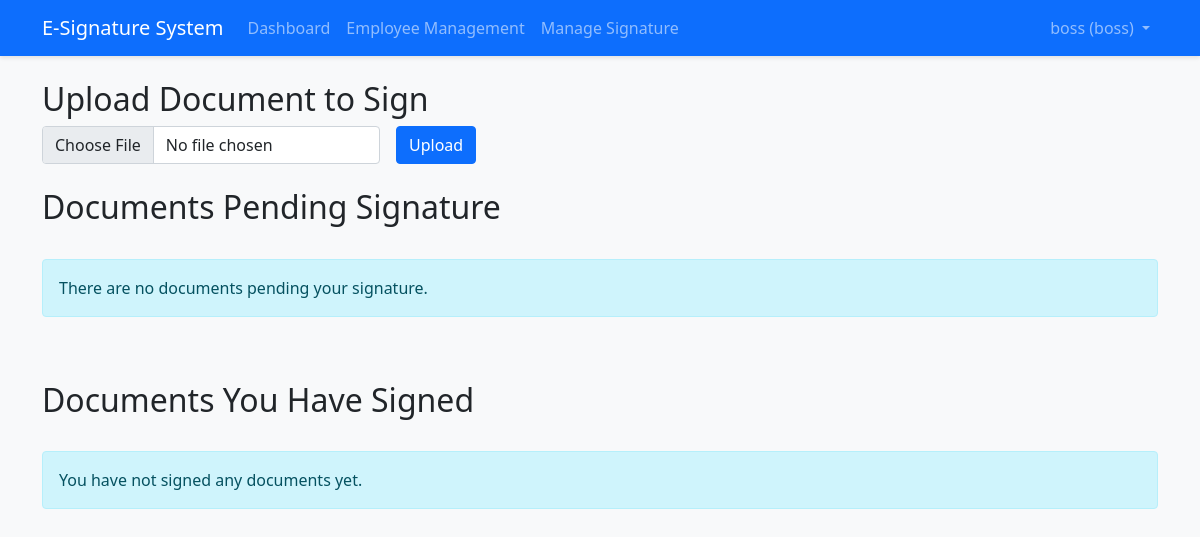
Page /dashboard (signed in) on the earlier database version.
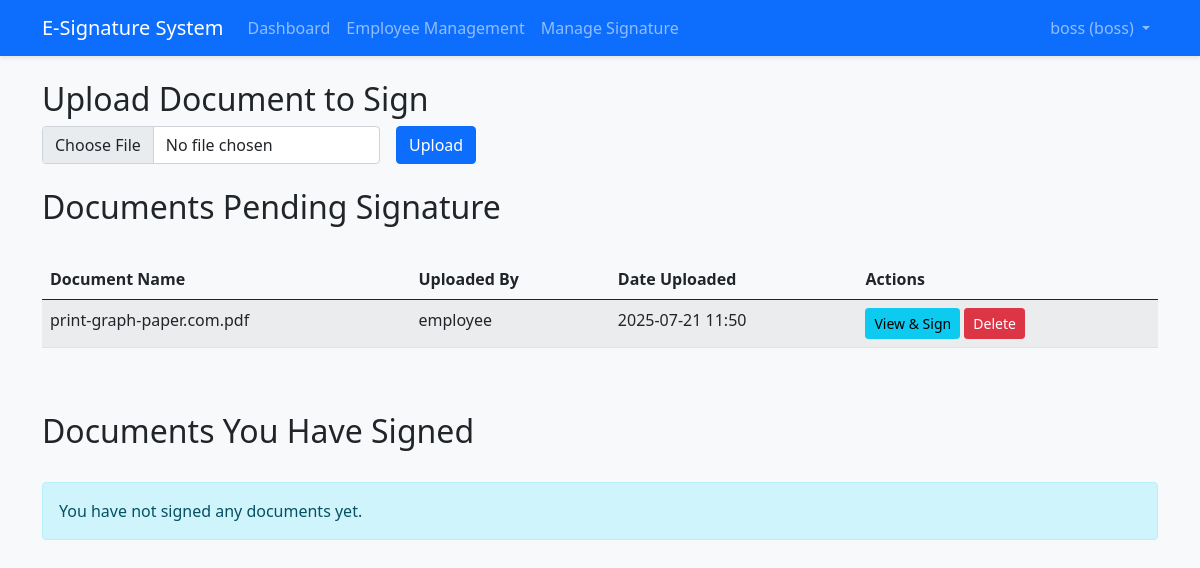
Same page on the later database version.
### app/models.py (models this page shows, shortened)
class User(UserMixin, db.Model):
    id = db.Column(db.Integer, primary_key=True)
    username = db.Column(db.String(64), index=True, unique=True)
    email = db.Column(db.String(120), index=True, unique=True)
    password_hash = db.Column(db.Text)
    role = db.Column(db.String(20))  # 'employee' or 'boss'
    documents_uploaded = db.relationship(
        'Document',
        backref='uploader',
        lazy='dynamic',
        foreign_keys='Document.uploaded_by'
    )
    signatures = db.relationship('Signature', backref='user', lazy='dynamic')
    def is_boss(self):
        return self.role == 'boss'

class Document(db.Model):
    id = db.Column(db.Integer, primary_key=True)
    filename = db.Column(db.String(255))
    original_filename = db.Column(db.String(255))
    file_path = db.Column(db.String(255))
    file_type = db.Column(db.String(10))  # 'pdf' or 'docx'
    uploaded_by = db.Column(db.Integer, db.ForeignKey('user.id'))
    upload_date = db.Column(db.DateTime, default=lambda: datetime.now(pytz.utc))
    status = db.Column(db.String(20), default='pending')  # 'pending', 'signed', 'rejected'
    signed_file_path = db.Column(db.String(255), nullable=True)
    signed_date = db.Column(db.DateTime, nullable=True)
    client = db.Column(db.String(120), nullable=True)
    work = db.Column(db.String(120), nullable=True)
    document_type = db.Column(db.String(120), nullable=True)
    comment = db.Column(db.Text, nullable=True)
    signature_placement = db.Column(db.Text, nullable=True)  # Store JSON of requested signature positions
    signing_method = db.Column(db.String(20), nullable=True)  # 'auto' or 'manual'
    signed_by = db.Column(db.Integer, db.ForeignKey('user.id'), nullable=True)
    signer = db.relationship('User', backref='signed_documents', foreign_keys=[signed_by])

### app/routes/documents.py (the view, shortened to what this page needs)
@documents_bp.route('/dashboard')
@login_required
def dashboard():
    if current_user.is_boss():
        pending_documents = Document.query.filter_by(status='pending').all()
        signed_documents = Document.query.filter_by(status='signed', signed_by=current_user.id).all()
        return render_template('boss/dashboard.html',
                               pending_documents=pending_documents,
                               signed_documents=signed_documents)

### app/models.py (called while the page is built)
@login_manager.user_loader
def load_user(id):
    return User.query.get(int(id))

### run.py (called while the page is built)
@app.context_processor
def utility_processor():
    return {
        'is_boss': lambda: hasattr(current_user,
                                   'is_authenticated') and current_user.is_authenticated and current_user.role == 'boss'
    }

### app/templates/boss/dashboard.html (shortened to what this page needs)
{% extends "base.html" %}
{% block content %}
<div class="row mb-4">
    <div class="col-md-12">
        <h2>Upload Document to Sign</h2>
        <form action="{{ url_for('documents.upload_for_sign') }}" method="POST" enctype="multipart/form-data" class="d-flex align-items-center">
            <div class="me-3">
                <input type="file" name="document" class="form-control" required>
            </div>
            <button type="submit" class="btn btn-primary">Upload</button>
        </form>
    </div>
</div>
<div class="row mb-4">
    <div class="col-md-12">
        <h2>Documents Pending Signature</h2>
    </div>
</div>
<div id="pending-container" class="row mb-5">
    <div class="col-md-12">
        {% if pending_documents %}
        <div class="table-responsive">
            <table class="table table-striped">
                <thead>
                    <tr>
                        <th>Document Name</th>
                        <th>Uploaded By</th>
                        <th>Date Uploaded</th>
                        <th>Actions</th>
                    </tr>
                </thead>
                <tbody>
                    {% for doc in pending_documents %}
                    <tr>
                        <td>{{ doc.original_filename }}</td>
                        <td>{{ doc.uploader.username }}</td>
                        <td>{{ (doc.upload_date.astimezone(pytz.timezone('Africa/Johannesburg')) + timedelta(hours=2)).strftime('%Y-%m-%d %H:%M') }}</td>
                        <td>
                            {% if doc.id %}
                              <a href="{{ url_for('documents.view_document', document_id=doc.id) }}" class="btn btn-sm btn-info">View & Sign</a>
                            {% else %}
                              <span class="text-danger">Invalid document</span>
                            {% endif %}
                            <button class="btn btn-sm btn-danger delete-document-btn" data-doc-id="{{ doc.id }}">Delete</button>
                        </td>
                    </tr>
                    {% endfor %}
                </tbody>
            </table>
        </div>
        {% else %}
        <div class="alert alert-info">
            There are no documents pending your signature.
        </div>
        {% endif %}
    </div>
</div>
<div class="row mb-4">
    <div class="col-md-12">
        <h2>Documents You Have Signed</h2>
    </div>
</div>
<div id="signed-container" class="row mb-5">
    <div class="col-md-12">
        {% if signed_documents %}
        <div class="table-responsive">
            <table class="table table-striped">
                <thead>
                    <tr>
                        <th>Document Name</th>
                        <th>Uploaded By</th>
                        <th>Date Signed</th>
                        <th>Actions</th>
                    </tr>
                </thead>
                <tbody>
                    {% for doc in signed_documents %}
                    <tr>
                        <td>{{ doc.original_filename }}</td>
                        <td>{{ doc.uploader.username }}</td>
                        <td>{{ (doc.signed_date.astimezone(pytz.timezone('Africa/Johannesburg')) + timedelta(hours=2)).strftime('%Y-%m-%d %H:%M') }}</td>
                        <td>
                            <a href="{{ url_for('documents.download_document', document_id=doc.id) }}" class="btn btn-sm btn-success">Download Signed</a>
                            {% if doc.id %}
                              <a href="{{ url_for('documents.view_document', document_id=doc.id) }}" class="btn btn-sm btn-secondary">View</a>
                            {% else %}
                              <span class="text-danger">Invalid document</span>
                            {% endif %}
                            <button class="btn btn-sm btn-danger delete-document-btn" data-doc-id="{{ doc.id }}">Delete</button>
                        </td>
                    </tr>
                    {% endfor %}
                </tbody>
            </table>
        </div>
        {% else %}
        <div class="alert alert-info">
            You have not signed any documents yet.
        </div>
        {% endif %}
    </div>
</div>
{% endblock %}

### app/templates/base.html (shortened to what this page needs)
<!DOCTYPE html>
<html lang="en">
<head>
    <link rel="stylesheet" href="https://cdn.jsdelivr.net/npm/bootstrap@5.1.0/dist/css/bootstrap.min.css">
    <link rel="stylesheet" href="{{ url_for('static', filename='css/main.css') }}">
</head>
<body>
    <nav class="navbar navbar-expand-lg navbar-dark bg-primary">
        <div class="container">
            <a class="navbar-brand" href="{{ url_for('documents.dashboard') if current_user.is_authenticated else url_for('auth.login') }}">
                E-Signature System
            </a>
            {% if current_user.is_authenticated %}
            <div class="collapse navbar-collapse" id="navbarNav">
                <ul class="navbar-nav me-auto">
                    <li class="nav-item">
                        <a class="nav-link" href="{{ url_for('documents.dashboard') }}">Dashboard</a>
                    </li>
                    {% if current_user.is_boss() %}
                    <li class="nav-item">
                        <a class="nav-link" href="{{ url_for('employees.employee_manager') }}">Employee Management</a>
                    </li>
                    <li class="nav-item">
                        <a class="nav-link" href="{{ url_for('signatures.manage_signature') }}">Manage Signature</a>
                    </li>
                    {% else %}
                    <li class="nav-item">
                    </li>
                    {% endif %}
                </ul>
               <ul class="navbar-nav">
    <li class="nav-item dropdown">
        <a class="nav-link dropdown-toggle" href="#" id="userDropdown" role="button" data-bs-toggle="dropdown">
            {{ current_user.username }} ({{ current_user.role }})
        </a>
    </li>
</ul>
            </div>
            {% endif %}
        </div>
    </nav>
    <div class="container mt-4">
        {% block content %}{% endblock %}
    </div>
</body>
</html>

### app/static/css/main.css (style rules this page uses)
body { font-family: 'Segoe UI', Tahoma, Geneva, Verdana, sans-serif; background-color: #f8f9fa; }
.navbar { box-shadow: 0 2px 4px rgba(0,0,0,.1); }

Differences in the rows shown:
added Document: original_filename "print-graph-paper.com.pdf", uploader.username "employee", upload_date "2025-07-21 11:50"
Other differences:
text no longer shown: "There are no documents pending your signature."
text now shown: "Document Name Uploaded By Date Uploaded Actions"
